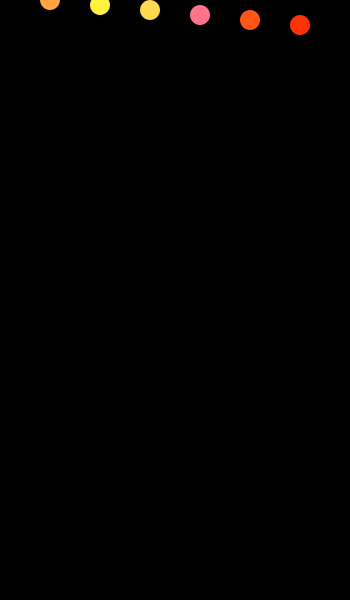
Frame 1 (no input)
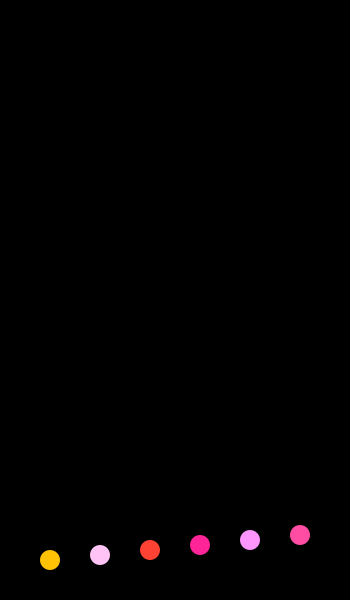
Frame 60 (the mouse pressed at the canvas centre just before this capture)
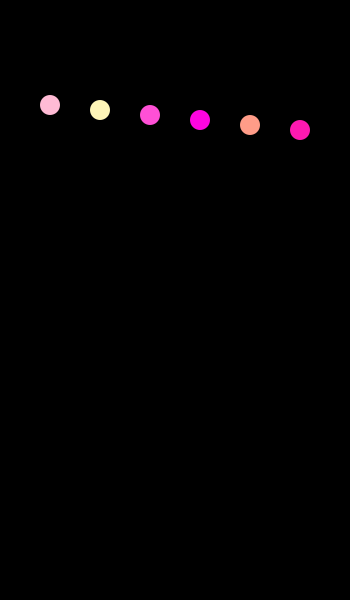
Frame 120 (the mouse held since frame 60 and released just before this capture)

The Processing sketch that drew these frames (run headless with seeded random() and noise(); from frame 60 on, the mouse is pressed at the canvas centre):

// Processing sketch: processing_66940
// ── processing_66940.pde

float[]circleX = {50,100,150,200,250,300};
int y;
boolean direction = false;

void setup(){
  size(350,600);
  smooth();
  noStroke();
}
void draw(){
  background(0);
  for(int i =0; i < 6; i++){
    fill(255, random(255),random(255));
    ellipse(circleX[i],y,20,20);
    if(y>=0 && direction==false){y+=5;}
    if(y>=590){direction=true;}
    if(y<=590 && direction==true){y-=5;}
    if(y<=10){direction=false;}
    }
}
